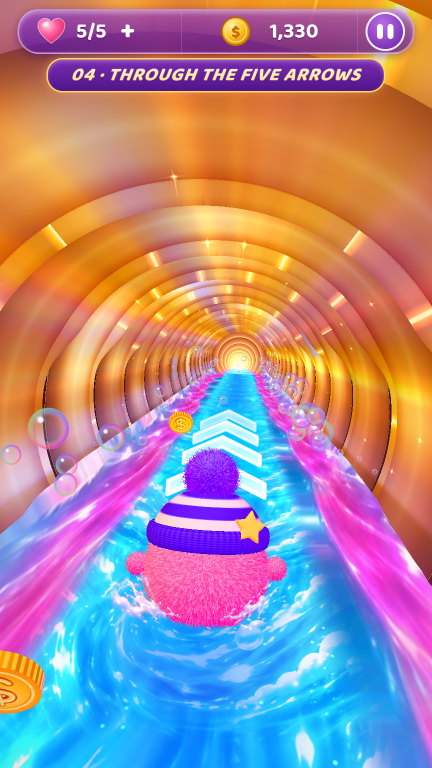
#> input picture PHONE_PICTURES/Screen_04_Claudia_forward-20.jpg, 864 x 1536 px (shown at 1/2 size)
$ python make_plate06.py ../../PHONE_PICTURES/Screen_04_Claudia_forward-20.jpg ../../PHONE_PICTURES/Screen_04_Claudia_matched_forward-20.jpg
#> lines starting #> are read from the running program, lines starting #| are printed output that depends on the picture; after the words box and inside, x2 and y2 are one past the last pixel; in counts of white or black regions, pixels touching at a corner belong together; long printed decimals are rounded
"""Screen 06 (?match06=1): texture plate = the user's ORIGINAL approved pixels; PROVISIONAL local fill (OpenCV Telea
inpainting + high frequencies of mirrored artwork patches) only where the HUD bar, title banner, Benny (above his
ripples) and the 15 painted coins are (the game draws those itself). The ripples/splash round Benny stay (scenery).
A fal nano-banana-2/edit clean plate is prepared (qa/match/06/FAL_PLATE_REQUEST.md) but NOT run.
usage: python3 -I tools/match06/make_plate06.py <approved.png> <out dir>"""
import sys, json
import numpy as np, cv2

src, out = sys.argv[1], sys.argv[2]
A = cv2.imread(src, cv2.IMREAD_COLOR); H, W = A.shape[:2]
#> further down, A is the input picture: shape (1536, 864, 3); mean B, G, R 147.5, 137.1, 171.2
#> after `H, W = A.shape[:2]`: H = 1536; W = 864
M = np.zeros((H, W), np.uint8)
# HUD bar + title banner (rounded pills)
cv2.rectangle(M, (30, 10), (830, 104), 255, -1)
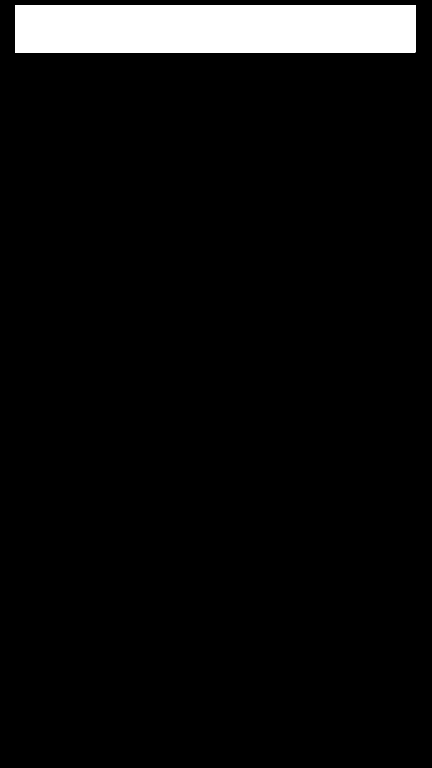
#> M: shape (1536, 864) (shown at 1/2 size); 5.7% white; 1 white region, box (x1, y1, x2, y2) and area: (30, 10, 831, 105) 76095
cv2.rectangle(M, (128, 110), (736, 188), 255, -1)
# Benny: pom-pom, beanie (with star), body + paws, down to where his fur meets the ripples
cv2.ellipse(M, (415, 805), (92, 80), 0, 0, 360, 255, -1)
cv2.ellipse(M, (415, 935), (162, 90), 0, 0, 360, 255, -1)
cv2.ellipse(M, (420, 1085), (222, 100), 0, 0, 360, 255, -1)
cv2.ellipse(M, (420, 1150), (140, 40), 0, 0, 360, 255, -1)
# beanie corners + cuff (the ellipses leave its lower corners) and the fur outline measured on the picture (pink fur pixels)
cv2.rectangle(M, (252, 860), (582, 1012), 255, -1)
#> M: shape (1536, 864); 19.7% white; 3 white regions, box (x1, y1, x2, y2) and area: (198, 725, 643, 1191) 136996, (30, 10, 831, 105) 76095, (128, 110, 737, 189) 48111
fur = (A[..., 2].astype(int) > 190) & (A[..., 1].astype(int) < 140) & (A[..., 0].astype(int) > 110) & (A[..., 0].astype(int) < 230)
#> fur: shape (1536, 864) bool; 9.4% white; 1063 white regions (949 under 20 px), largest, box (x1, y1, x2, y2) and area: (249, 1085, 575, 1257) 32205, (0, 860, 352, 1309) 26487, (577, 850, 864, 1319) 26031
roi = np.zeros((H, W), bool); roi[940:1190, 195:650] = True
M[cv2.dilate((fur & roi).astype(np.uint8), np.ones((9, 9), np.uint8)) > 0] = 255
# the picture's 15 coins (centre, width, height of the gold blobs): real pickups in the game
COINS = [(267.6, 716.1, 101, 92), (178.6, 623.8, 82, 70), (234.3, 548.1, 59, 52), (319.6, 521.3, 43, 35), (407.6, 534.0, 32, 27),
         (505.9, 586.1, 22, 22), (557.5, 623.0, 19, 18), (594.8, 644.1, 19, 17), (619.1, 654.7, 19, 15), (642.7, 662.7, 16, 16),
         (659.5, 668.0, 14, 15), (675.2, 675.9, 13, 14), (687.8, 684.4, 10, 10), (696.0, 692.1, 7, 9), (703.4, 701.1, 8, 7)]
for x, y, w, h in COINS:
    cv2.ellipse(M, (int(x), int(y)), (int(w * 0.62 + 3), int(h * 0.62 + 4)), 0, 0, 360, 255, -1)
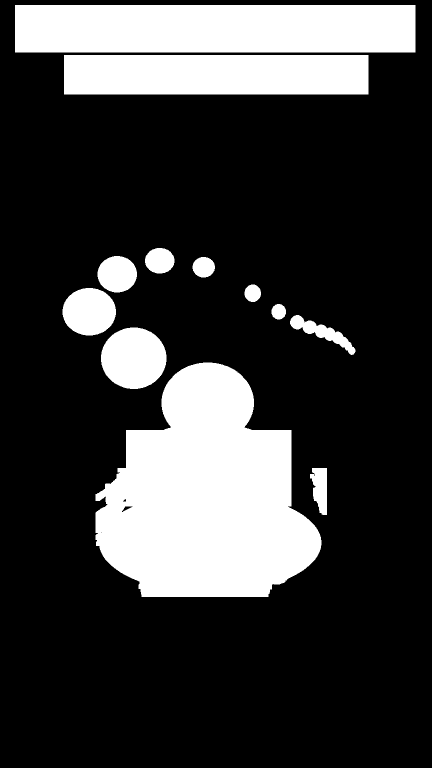
#> M: shape (1536, 864) (shown at 1/2 size); 22.9% white; 12 white regions, largest, box (x1, y1, x2, y2) and area: (191, 725, 643, 1194) 144421, (30, 10, 831, 105) 76095, (128, 110, 737, 189) 48111
M = cv2.dilate(M, np.ones((7, 7), np.uint8))
fill = cv2.inpaint(A, M, 9, cv2.INPAINT_TELEA)
def tiled(patch, h, w):
#> called with h = 200, w = 864
    p = np.concatenate([patch, patch[:, ::-1]], 1); p = np.concatenate([p, p[::-1]], 0)
    return np.tile(p, (h // p.shape[0] + 1, w // p.shape[1] + 1, 1))[:h, :w].astype(np.float32)
def hi(img, s=10): img = img.astype(np.float32); return img - cv2.GaussianBlur(img, (0, 0), s)
#> called with s = 10
low = cv2.GaussianBlur(fill.astype(np.float32), (0, 0), 8)
tex = np.zeros_like(low)
tex[:200] = hi(tiled(A[300:420, 380:540], 200, W))[:200]           # slotted purple tunnel wall, under the HUD + title
tex[200:700] = hi(tiled(A[560:640, 60:140], 500, W))               # cyan/pink river (crest coins)
tex[700:] = hi(tiled(A[1300:1460, 330:530], H - 700, W))           # cyan streaky water below Benny
#> call 3 of tiled, with h = 836, w = 864
#> in tiled (call 3), `p = np.concatenate([p, p[::-1]], 0)`:
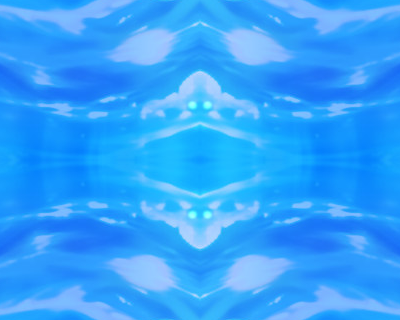
#> p: shape (320, 400, 3); mean of channels 0, 1, 2 252.1, 162.1, 52.1; drawn as B, G, R
#> in tiled (call 3), `return np.tile(p, (h // p.shape[0] + 1, w // p.shape[1] + 1, 1))[:h, :..`:
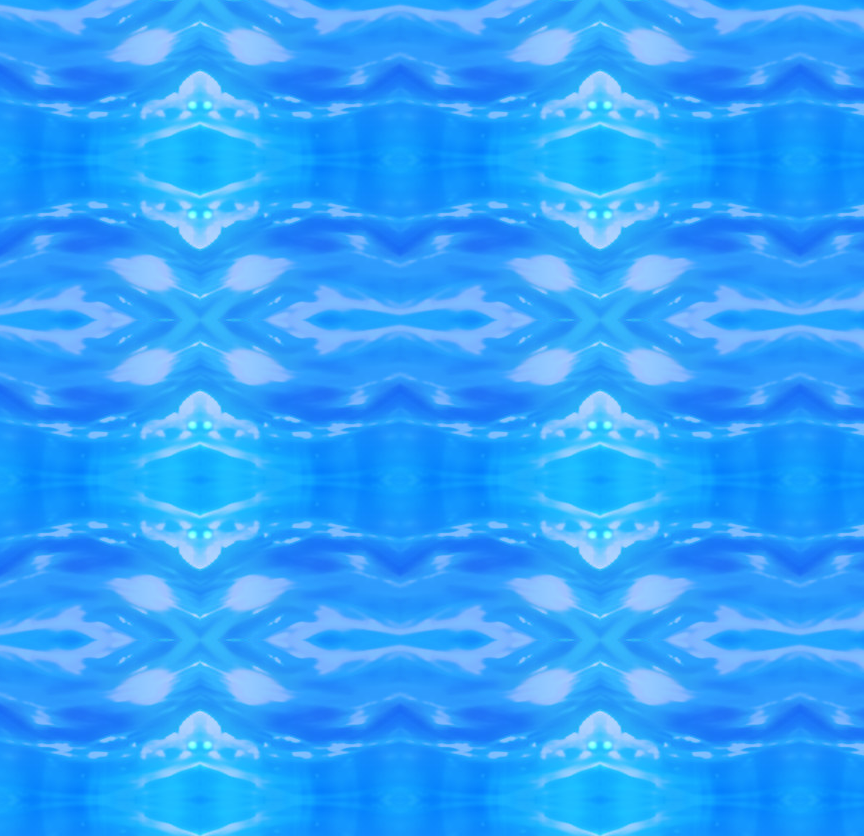
#> returned value: shape (836, 864, 3) float32; mean of channels 0, 1, 2 253.2, 161.4, 50.1; drawn as B, G, R
#> call 3 of hi, with s = 10
#> in hi (call 3), `return img - cv2.GaussianBlur(img, (0, 0), s)`:
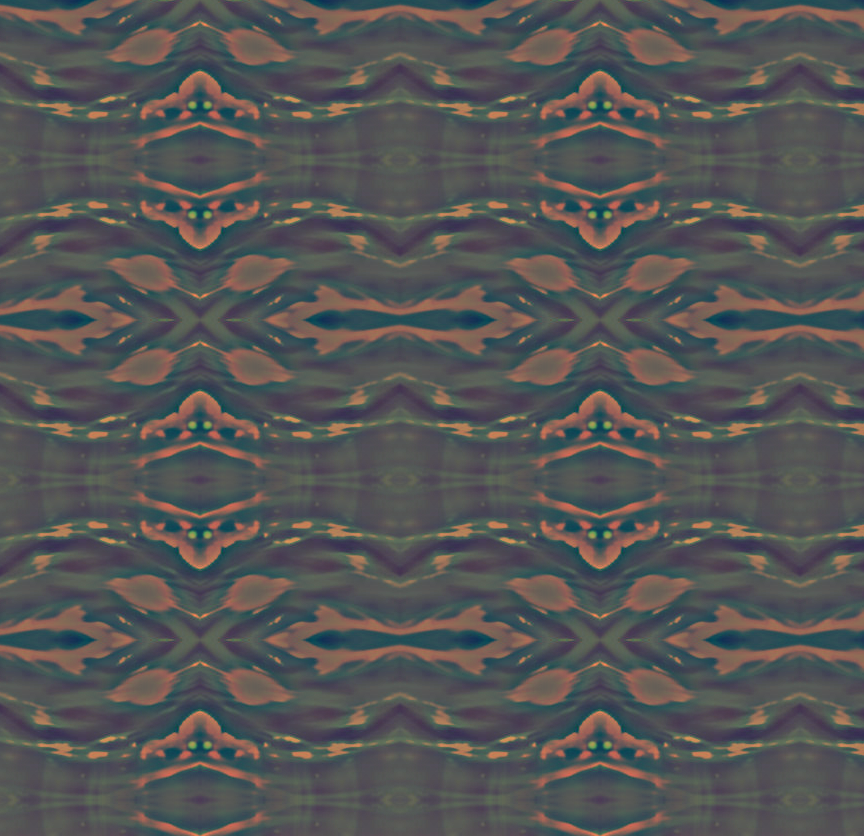
#> returned value: shape (836, 864, 3) float32; mean of channels 0, 1, 2 0, 0, 0; drawn with min black and max white
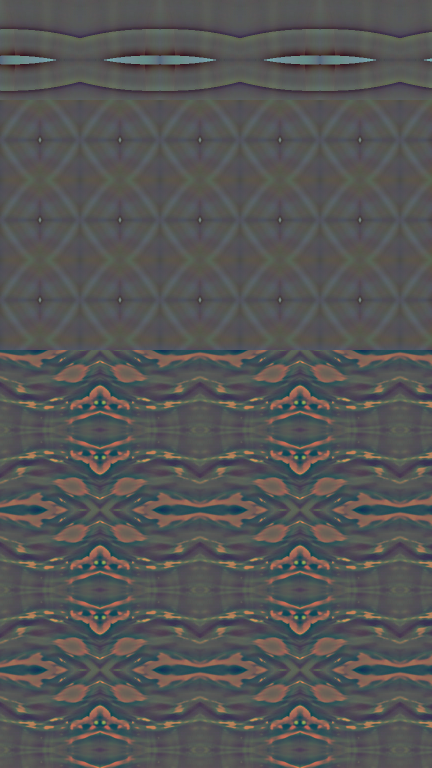
#> tex: shape (1536, 864, 3) float32 (shown at 1/2 size); mean B, G, R 0, 0, 0; drawn with min black and max white
filled = np.clip(low + 0.85 * tex, 0, 255)
a = cv2.GaussianBlur(M.astype(np.float32) / 255, (0, 0), 3)[..., None]
plate = np.clip(A * (1 - a) + filled * a, 0, 255).astype(np.uint8)
cv2.imwrite(f"{out}/plate06_hybrid.png", plate)
cv2.imwrite(f"{out}/plate06_fillmask.png", M)
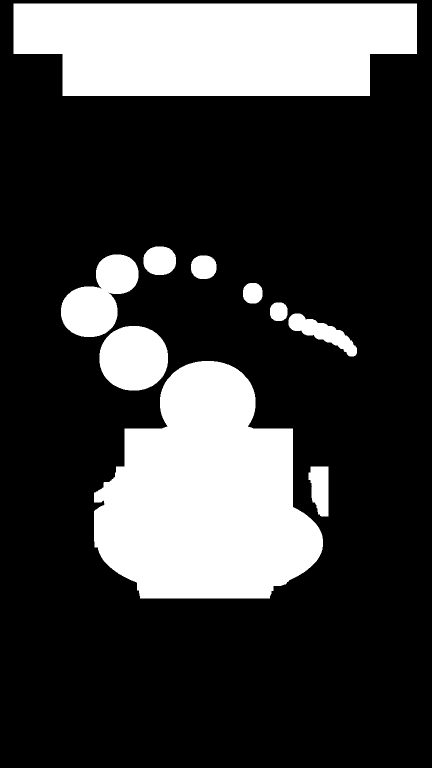
#> saved as plate06_fillmask.png: shape (1536, 864) (shown at 1/2 size); 24.7% white; 10 white regions, largest, box (x1, y1, x2, y2) and area: (188, 722, 646, 1197) 150529, (27, 7, 834, 192) 133167, (122, 509, 277, 674) 14655
json.dump({"filled_share": float((M > 0).mean()), "coins_px": COINS}, open(f"{out}/plate06.json", "w"), indent=1)
print("filled share", (M > 0).mean())
#| filled share 0.2469

$ run again, on PHONE_PICTURES/Screen_04_Codex_forward-20.jpg
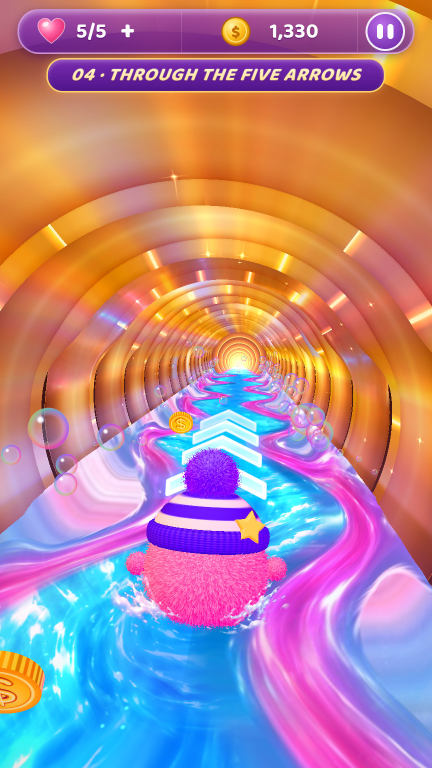
#> input picture PHONE_PICTURES/Screen_04_Codex_forward-20.jpg, 864 x 1536 px (shown at 1/2 size)
#> A is the input picture: shape (1536, 864, 3); mean B, G, R 147.5, 133.7, 180.1
#> `fur = (A[..., 2].astype(int) > 190) & (A[..., 1].astype(int) < 140) & ..`:
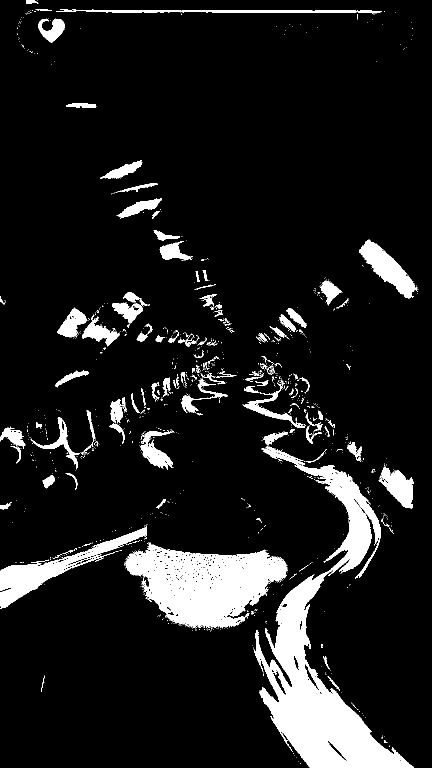
#> fur: shape (1536, 864) bool (shown at 1/2 size); 10.6% white; 1108 white regions (977 under 20 px), largest, box (x1, y1, x2, y2) and area: (507, 893, 828, 1536) 54319, (249, 1085, 575, 1257) 32212, (0, 1053, 294, 1218) 9608
#> p: shape (240, 320, 3)
#> p: shape (80, 160, 3)
#> p: shape (160, 160, 3)
#> p: shape (160, 400, 3)
#> p: shape (320, 400, 3)
#> `cv2.imwrite(f"{out}/plate06_fillmask.png", M)`:
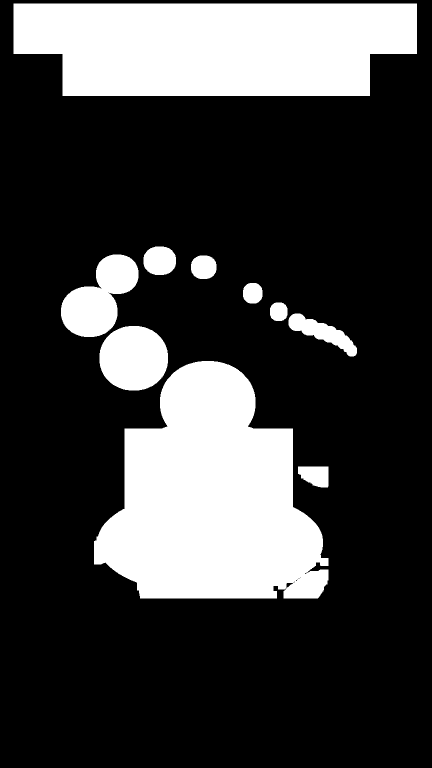
#> saved as plate06_fillmask.png: shape (1536, 864) (shown at 1/2 size); 24.6% white; 10 white regions, largest, box (x1, y1, x2, y2) and area: (188, 722, 657, 1197) 150765, (27, 7, 834, 192) 133167, (122, 509, 277, 674) 14655
#| filled share 0.2463
